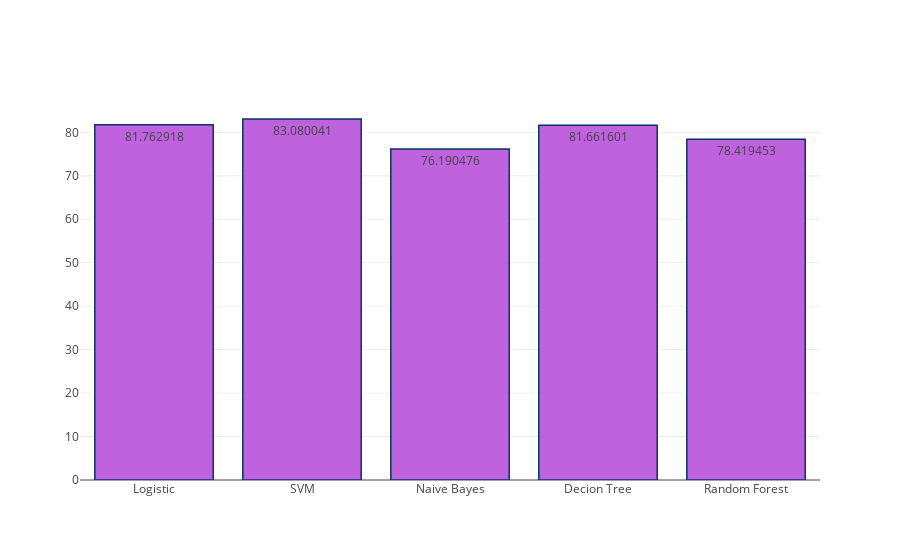

Write notebook code for a chart like this one.
### Markdown cell above
#### Accuracy of all models

### Code cell
# Plot bar comparison of normal accuracy
from plotly.offline import download_plotlyjs, init_notebook_mode, plot, iplot

init_notebook_mode(connected=True)

normal = go.Bar(
            x=['Logistic', 'SVM', 'Naive Bayes', 'Decion Tree', 'Random Forest'],
            y= accuracy_model,
            text=accuracy_model,
            textposition = 'auto',
            marker=dict(
                color='rgb(190,98,221)',
                line=dict(
                color='rgb(8,48,107)',
                width=1.5
            )
    )
)
data = [normal]
iplot(data, filename='basic-bar')

### Figure 1 — Plotly figure (JSON) as saved in the notebook; plotly's stock layout.template omitted (floating-point values rounded to 4 significant figures)
{"data": [{"marker": {"color": "rgb(190,98,221)", "line": {"color": "rgb(8,48,107)", "width": 1.5}}, "text": ["81.762918", "83.080041", "76.190476", "81.661601", "78.419453"], "textposition": "auto", "type": "bar", "uid": "ead310c5-0674-4bdf-8a29-5307d8a469d3", "x": ["Logistic", "SVM", "Naive Bayes", "Decion Tree", "Random Forest"], "y": ["81.762918", "83.080041", "76.190476", "81.661601", "78.419453"]}], "layout": {}}
